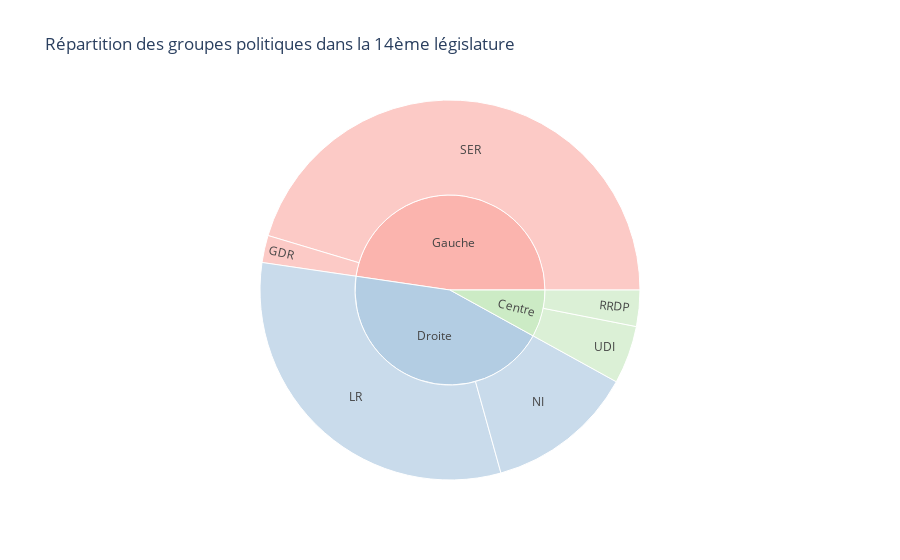

Source (notebook cell):
### Code cell
fig = px.sunburst(
    ddf,
    path=["Groupe", "Partie"],
    color_discrete_sequence=px.colors.qualitative.Pastel1,
    title="Répartition des groupes politiques dans la 14ème législature",
)
fig.show()
fig.write_image("../images/sunburst_groupes.png")

### Figure 1 — Plotly figure (JSON) as saved in the notebook; plotly's stock layout.template omitted (floating-point values rounded to 4 significant figures)
{"data": [{"branchvalues": "total", "domain": {"x": [0, 1], "y": [0, 1]}, "hovertemplate": "labels=%{label}<br>count=%{value}<br>parent=%{parent}<br>id=%{id}<extra></extra>", "ids": ["Gauche/GDR", "Droite/LR", "Droite/NI", "Centre/RRDP", "Gauche/SER", "Centre/UDI", "Centre", "Droite", "Gauche"], "labels": ["GDR", "LR", "NI", "RRDP", "SER", "UDI", "Centre", "Droite", "Gauche"], "name": "", "parents": ["Gauche", "Droite", "Droite", "Centre", "Gauche", "Centre", "", "", ""], "type": "sunburst", "values": [15, 205, 82, 20, 294, 32, 52, 287, 309]}], "layout": {"legend": {"tracegroupgap": 0}, "sunburstcolorway": ["rgb(251,180,174)", "rgb(179,205,227)", "rgb(204,235,197)", "rgb(222,203,228)", "rgb(254,217,166)", "rgb(255,255,204)", "rgb(229,216,189)", "rgb(253,218,236)", "rgb(242,242,242)"], "title": {"text": "Répartition des groupes politiques dans la 14ème législature"}}}
